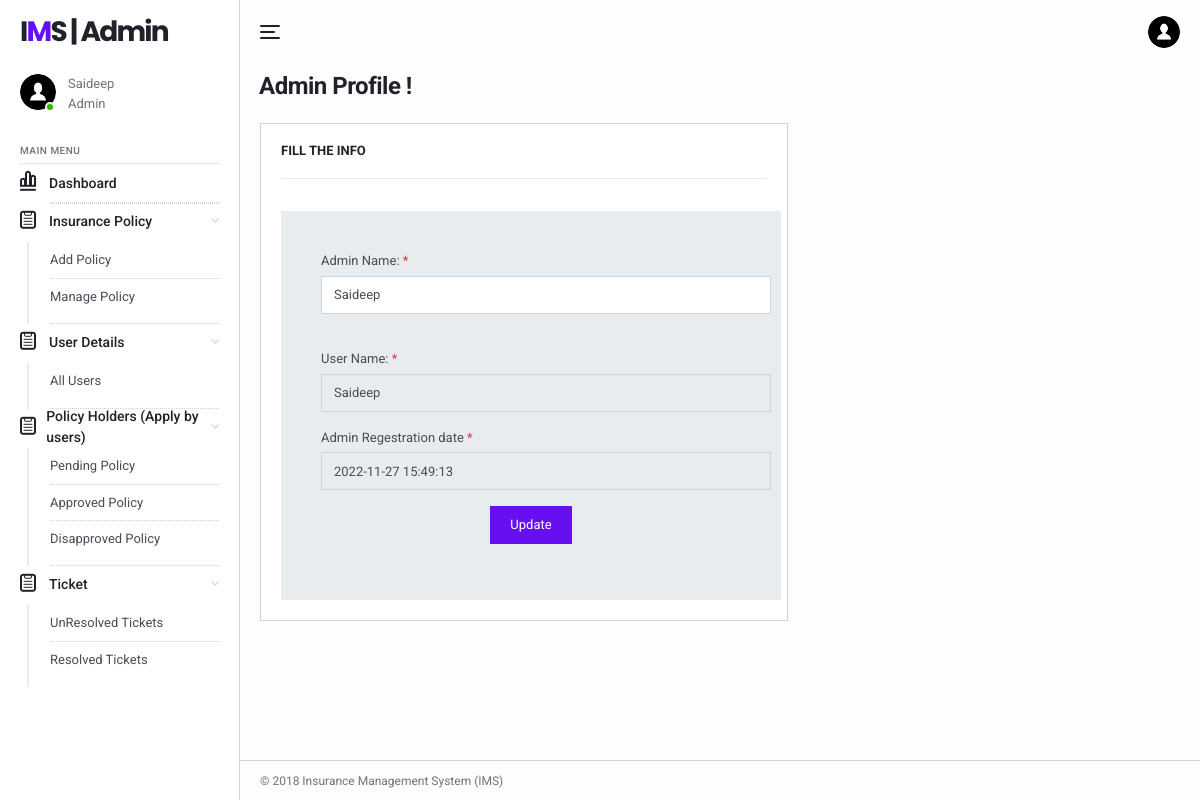
Screenshot of /IMS/admin/adminprofile.php (signed in) with the database file from the repository.
### tables this page shows
CREATE TABLE `tblimsadmin` (
  `ID` int(11) NOT NULL,
  `AdminName` varchar(120) DEFAULT NULL,
  `AdminUsername` varchar(45) DEFAULT NULL,
  `Password` varchar(45) DEFAULT NULL,
  `AdminRegdate` timestamp NULL DEFAULT current_timestamp()
);

### IMS/admin/adminprofile.php (the view, shortened to what this page needs)
<?php
include('includes/dbconnection.php');
if (strlen($_SESSION['aid']==0)) {
  header('location:logout.php');
  } else{
  ?>
<!DOCTYPE html>
<html lang="en">
  <head>
    <link href="../lib/fontawesome-free/css/all.min.css" rel="stylesheet">
    <link href="../lib/ionicons/css/ionicons.min.css" rel="stylesheet">
    <link href="../lib/typicons.font/typicons.css" rel="stylesheet">
    <link href="../lib/morris.js/morris.css" rel="stylesheet">
    <link href="../lib/flag-icon-css/css/flag-icon.min.css" rel="stylesheet">
    <link href="../lib/jqvmap/jqvmap.min.css" rel="stylesheet">
    <link rel="stylesheet" href="../css/azia.css">
  </head>
  <body class="az-body az-body-sidebar">
<?php include_once('includes/sidebar.php');?>
    <div class="az-content az-content-dashboard-two">
<?php include_once('includes/header.php');?>
      <div class="az-content-header d-block d-md-flex">
        <div>
          <h2 class="az-content-title mg-b-5 mg-b-lg-8">Admin Profile !</h2>
        </div>
      </div>
      <div class="az-content-body">
        <div class="row row-sm mg-b-20 mg-lg-b-0">
          <div class="col-md-12 col-xl-7">
            <div class="card card-table-two">
              <h6 class="card-title"> Fill the Info</h6>
              <hr />
 <form method="post" action="" name="changepassword">
  <?php
$adminid=$_SESSION['aid'];
$ret=mysqli_query($con,"select * from tblimsadmin where ID='$adminid'");
while ($row=mysqli_fetch_array($ret)) {
?>
         <div class="d-flex flex-column wd-md-500 pd-30 pd-sm-40 bg-gray-200">
               <div class="form-group">
                  <label class="form-label">Admin Name: <span class="tx-danger">*</span></label>
                  <input type="text" name="adminname" class="form-control wd-450" required= "true" value="<?php  echo $row['AdminName'];?>">
                </div><br />
               <div class="form-group">
                  <label class="form-label">User Name: <span class="tx-danger">*</span></label>
                  <input type="text" name="username" class="form-control wd-450" readonly="true" value="<?php  echo $row['AdminUsername'];?>">
                </div>
                <div class="form-group">
                  <label class="form-label">Admin Regestration date <span class="tx-danger">*</span></label>
                  <input type="text" name="AdminRegdate" class="form-control wd-450" readonly= "true" value="<?php  echo $row['AdminRegdate'];?>">
                </div>
          <?php } ?>
            <div class="form-group" align="center">
              <button type="submit" name="submit" class="btn btn-az-primary pd-x-20">Update</button>
            </div>
              </div>
          </form>
            </div>
          </div>
        </div>
      </div>
    <?php include_once('includes/footer.php');?>
    </div>
  </body>
</html>
<?php }  ?>

### IMS/admin/includes/sidebar.php
  <div class="az-sidebar">
      <div class="az-sidebar-header">
        <a href="#" class="az-logo">I<span>M</span>S | Admin</a>
      </div>
      <div class="az-sidebar-loggedin">
        <div class="az-img-user online"><img src="../img/user.png" alt=""></div>
        <div class="media-body">
                      <?php
$adminid=$_SESSION['aid'];
$ret=mysqli_query($con,"select AdminName from tblimsadmin where ID='$adminid'");
$row=mysqli_fetch_array($ret);
$name=$row['AdminName'];
?>
                  <span><?php echo $name; ?></span>
          <span>Admin</span>
        </div>
      </div>
      <div class="az-sidebar-body">
        <ul class="nav">
          <li class="nav-label">Main Menu</li>
            <li class="nav-item show">
            <a href="dashboard.php" class="nav-link"><i class="typcn typcn-chart-bar-outline"></i>Dashboard</a>
          </li>
<li class="nav-item show">
<li class="nav-item show">
            <a href="#" class="nav-link with-sub"><i class="typcn typcn-clipboard"></i>Insurance Policy</a>
            <nav class="nav-sub">
              <a href="policyform.php" class="nav-sub-link">Add Policy</a>
              <a href="manage-policyform.php" class="nav-sub-link">Manage Policy</a>
            </nav>
          </li>
          <li class="nav-item show">
            <a href="" class="nav-link with-sub"><i class="typcn typcn-clipboard"></i>User Details</a>
            <nav class="nav-sub">
              <a href="user-detail.php" class="nav-sub-link">All Users</a>
            </nav>
          </li>
<li class="nav-item show">
            <a href="#" class="nav-link with-sub"><i class="typcn typcn-clipboard"></i>Policy Holders (Apply by users)</a>
            <nav class="nav-sub">
              <a href="pending-policy.php" class="nav-sub-link">Pending Policy</a>
            <a href="approve-policy.php" class="nav-sub-link">Approved Policy</a>
            <a href="disapprove-policy.php" class="nav-sub-link">Disapproved Policy</a>
            </nav>
          </li>
          <li class="nav-item show">
            <a href="" class="nav-link with-sub"><i class="typcn typcn-clipboard"></i>Ticket</a>
            <nav class="nav-sub">
              <a href="unresolved-tickets.php" class="nav-sub-link">UnResolved Tickets</a>
              <a href="resolved-tickets.php" class="nav-sub-link">Resolved Tickets</a>
            </nav>
          </li>
        </ul>
      </div>
    </div>

### rows the page displays
tblimsadmin: AdminName "Saideep", adminname "Saideep", username "Saideep", AdminRegdate "2022-11-27 15:49:13"
